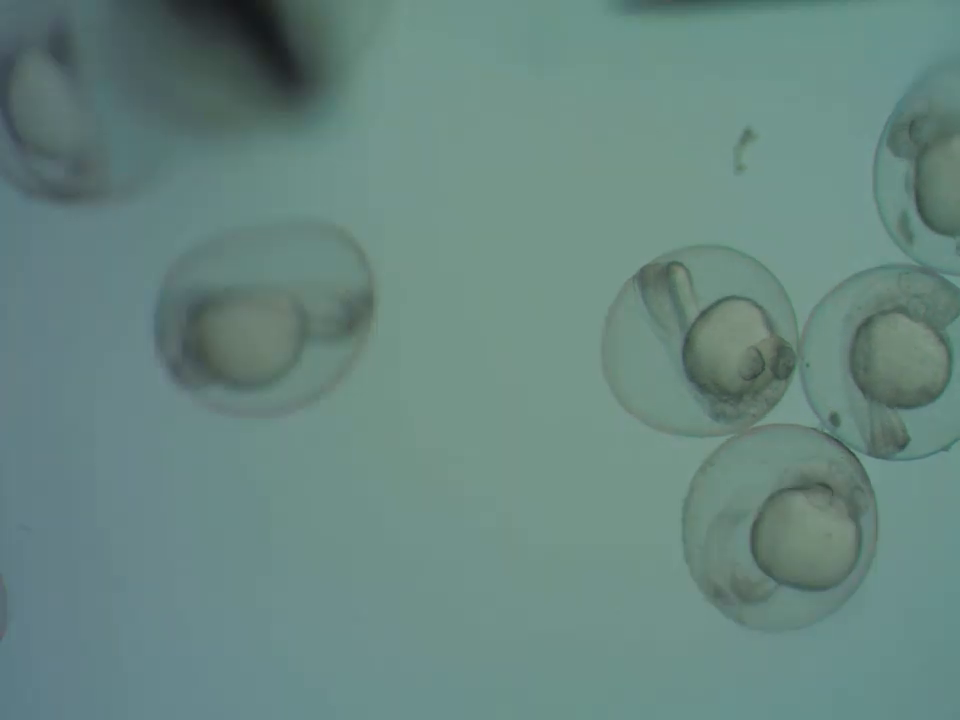
#> input picture frame 20 of test.mp4, 960 x 720 px
$ python edg.py   (older library calls are emulated)
#> lines starting #> are read from the running program, lines starting #| are printed output that depends on the picture; after the words box and inside, x2 and y2 are one past the last pixel; in counts of white or black regions, pixels touching at a corner belong together
import cv2
import numpy as np

cap = cv2.VideoCapture('test.mp4')
while True :
    isTrue, frame=cap.read()
#> frame is the input picture: shape (720, 960, 3); mean B, G, R 128.5, 134.7, 103.8
    cv2.imshow("Original Image", frame)
    laplacian = cv2.Laplacian(frame, cv2.CV_64F)
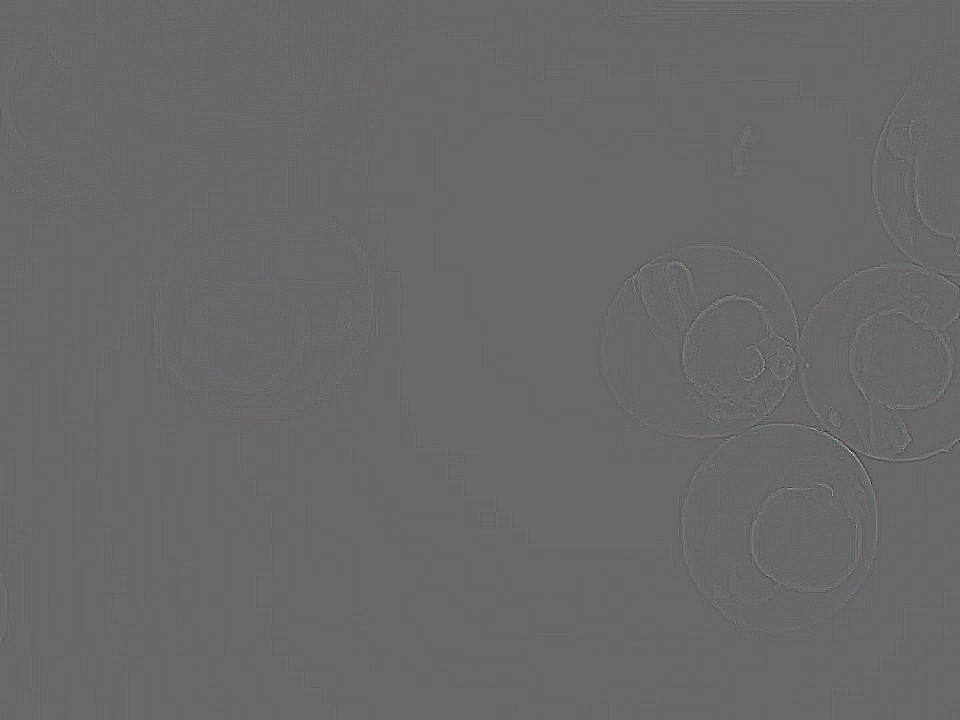
#> laplacian: shape (720, 960, 3) float64; mean B, G, R 0, 0, 0; drawn with min black and max white
    laplacian = np.uint8(laplacian)
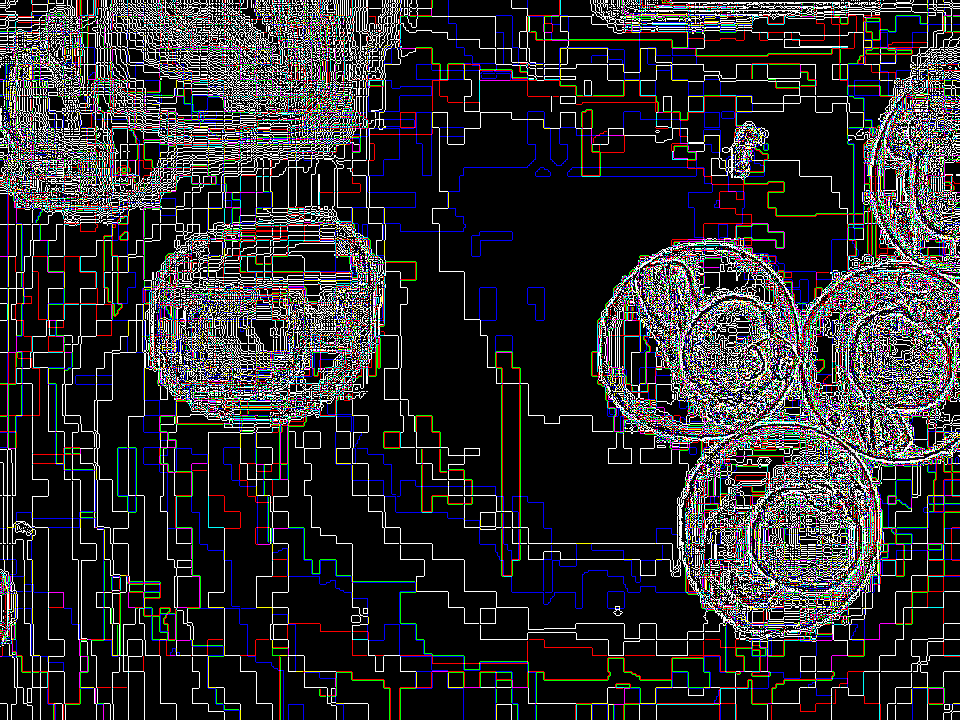
#> laplacian: shape (720, 960, 3); mean B, G, R 46.7, 44.6, 46
    cv2.imshow('Laplacian', laplacian)
    edges = cv2.Canny(frame,80,80)
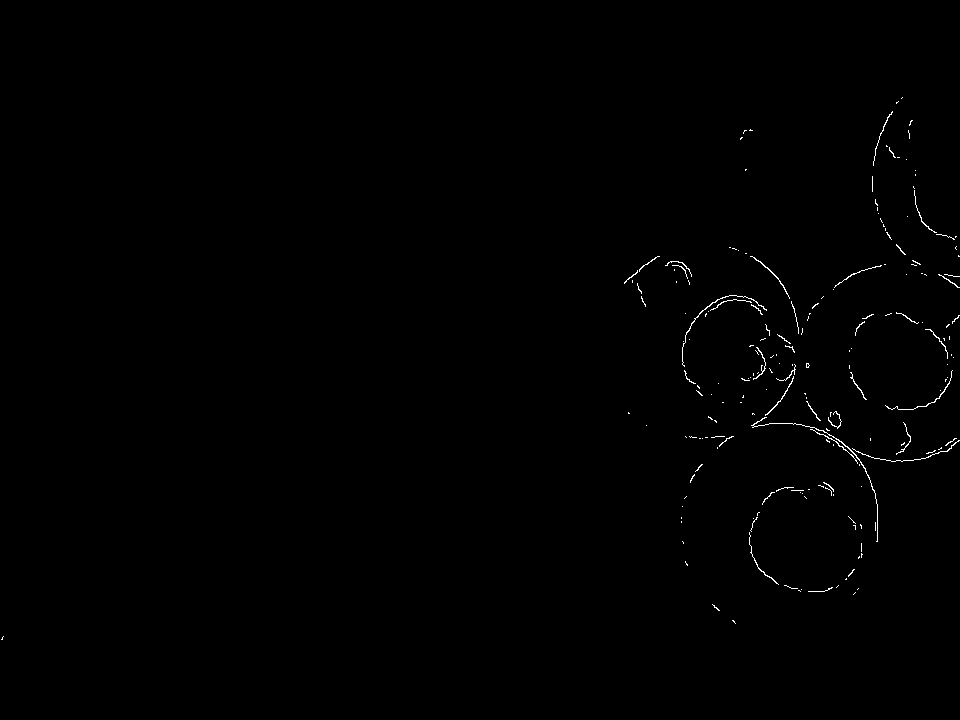
#> edges: shape (720, 960); 0.4% white in thin lines or dots, all inside (x1, y1, x2, y2) = (1, 97, 960, 640)
    cv2.imshow('Canny', edges)
    if cv2.waitKey(20) & 0xFF==ord('d'):
#> (key Esc is pressed here)
        break


cap.release()
cv2.destroyAllWindows()

$ run again, starting later in the video
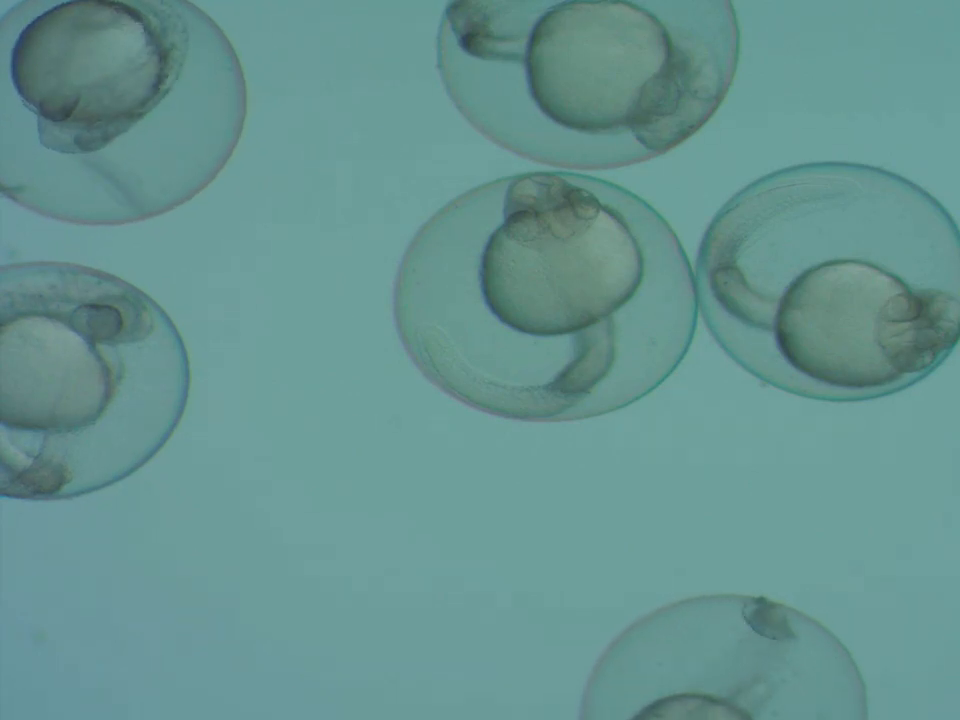
#> input picture frame 90 of test.mp4, 960 x 720 px
#> frame is the input picture: shape (720, 960, 3); mean B, G, R 144.6, 148.2, 102.1
#> `laplacian = np.uint8(laplacian)`:
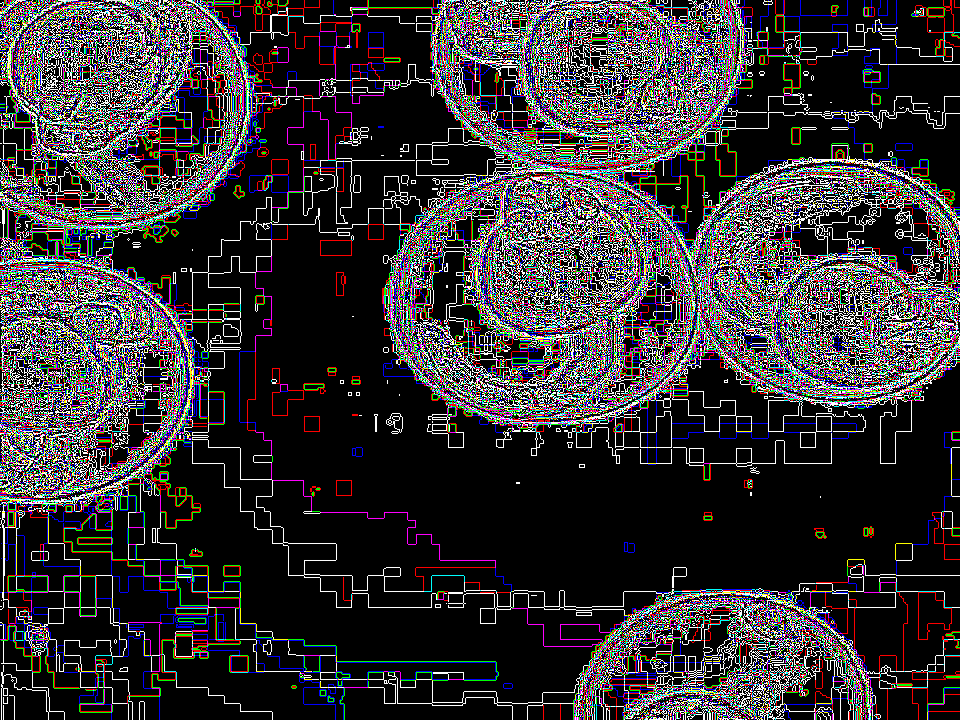
#> laplacian: shape (720, 960, 3); mean B, G, R 52.7, 50.4, 53.6
#> `edges = cv2.Canny(frame,80,80)`:
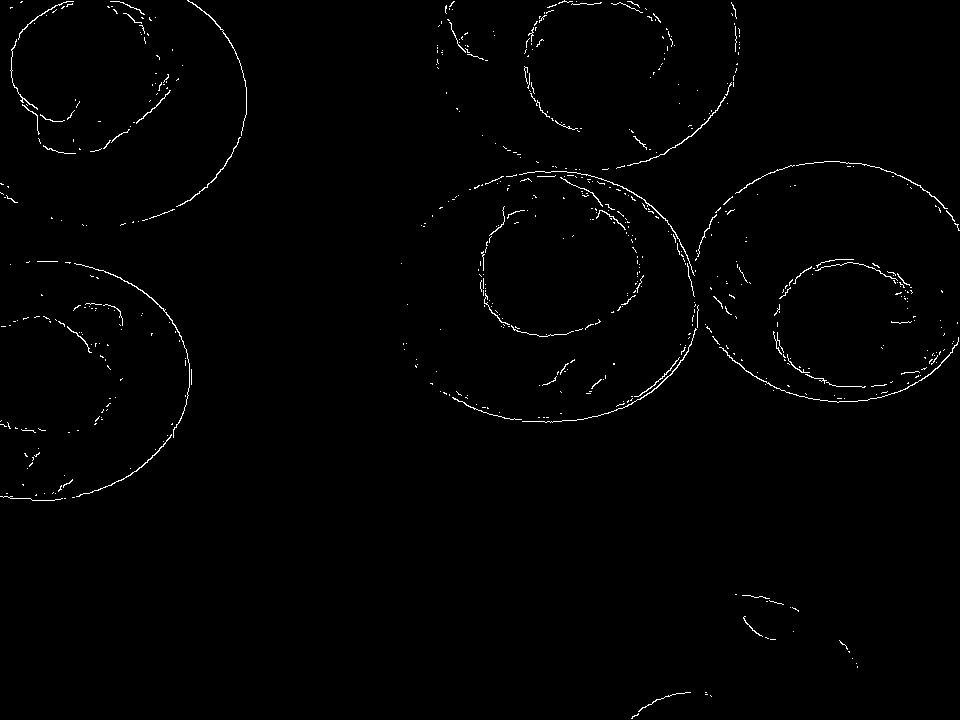
#> edges: shape (720, 960); 0.96% white in thin lines or dots

$ run again, starting later in the video
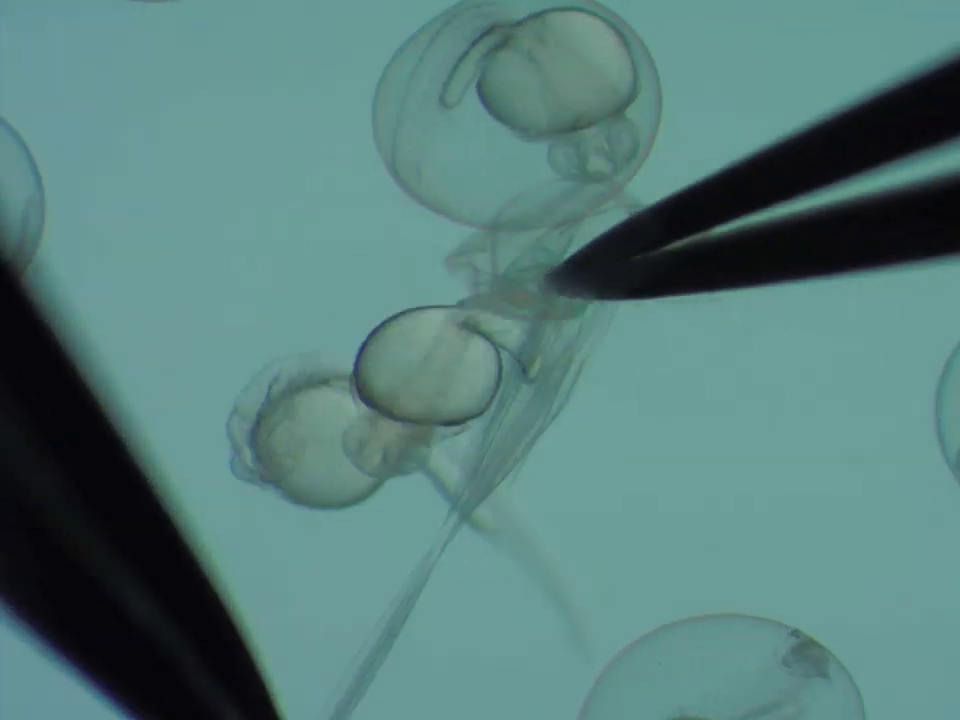
#> input picture frame 160 of test.mp4, 960 x 720 px
#> frame is the input picture: shape (720, 960, 3); mean B, G, R 123.9, 126.6, 87.3
#> `laplacian = np.uint8(laplacian)`:
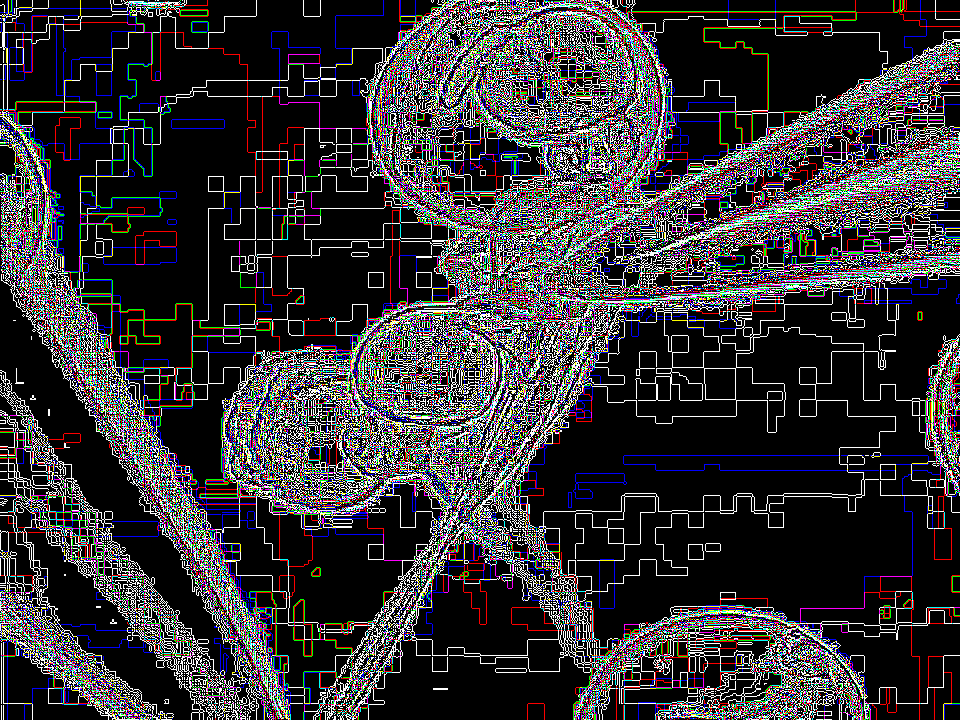
#> laplacian: shape (720, 960, 3); mean B, G, R 54.2, 51.1, 53.8
#> `edges = cv2.Canny(frame,80,80)`:
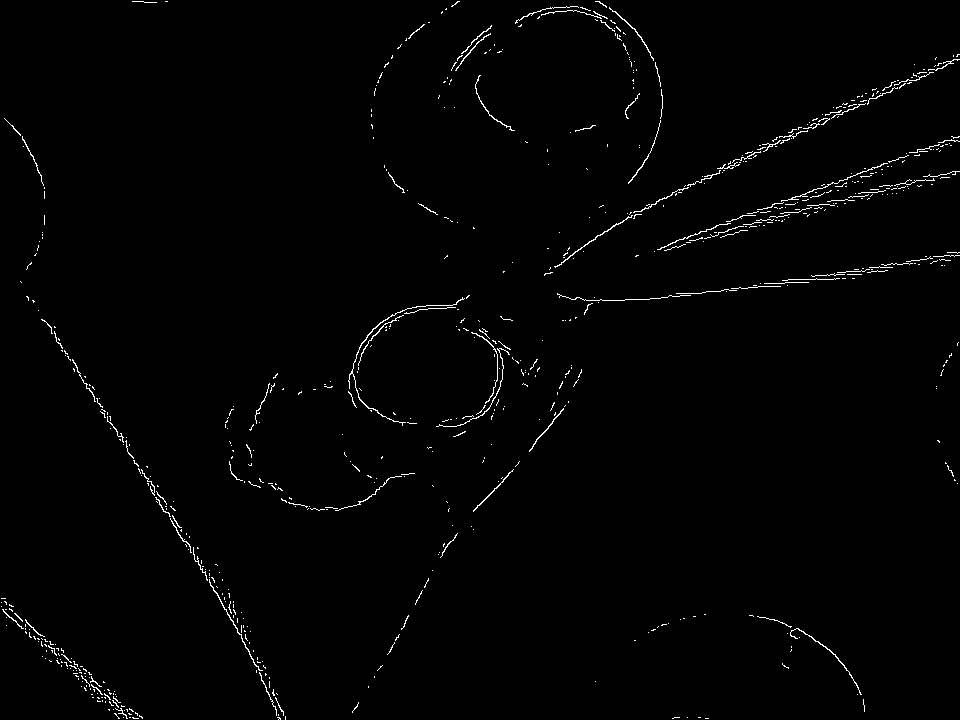
#> edges: shape (720, 960); 1.1% white in thin lines or dots
